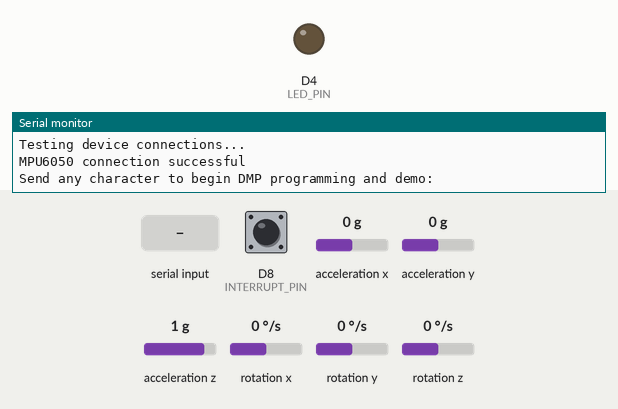
Bench run of a sketch on a simulated ESP8266 (NodeMCU). Shown: output pins drawn as LEDs (lit = HIGH), the last lines printed to the serial monitor. The test bench sets the inputs (shaded band); at power-on: acceleration x 0 g, D8 (INTERRUPT_PIN) LOW, acceleration y 0 g, acceleration z 1 g, rotation x 0 °/s, rotation y 0 °/s, rotation z 0 °/s. The sensor or clock chip raises its interrupt line as the real part does.

Above: at 0.8 s.
0.9 s: "1\n" received over Serial
At 3.8 s:
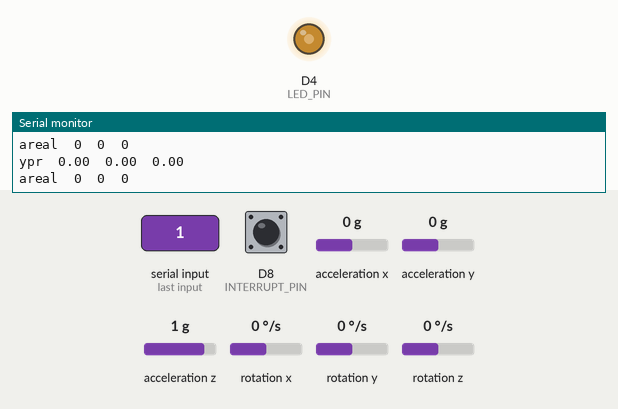
3.9 s: acceleration x set to -1.4 g
At 5.47 s:
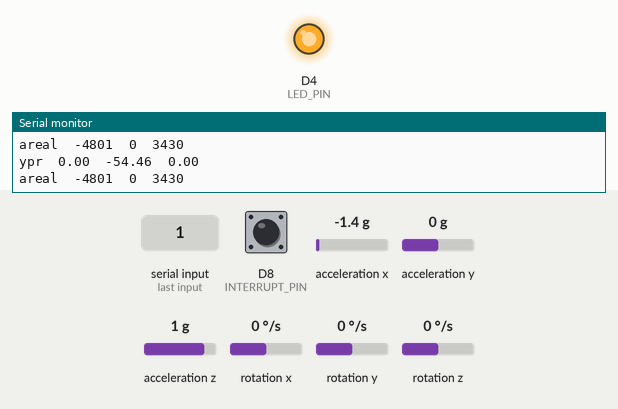
Timing chart, 0 to 12.9 s (numbered marks = the images above; inputs shaded):
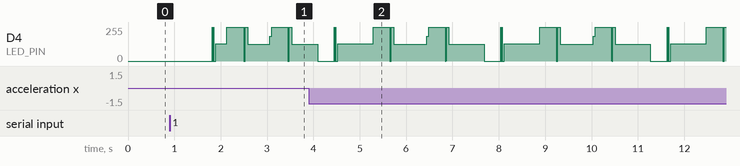

The sketch:

Accelerometer.ino
```cpp
#define I2CDEV_IMPLEMENTATION I2CDEV_ARDUINO_WIRE

#include "I2Cdev.h"

#include "MPU6050_6Axis_MotionApps20.h"

#if I2CDEV_IMPLEMENTATION == I2CDEV_ARDUINO_WIRE
    #include "Wire.h"
#endif

// class default I2C address is 0x68
// specific I2C addresses may be passed as a parameter here
// AD0 low = 0x68 (default for SparkFun breakout and InvenSense evaluation board)
// AD0 high = 0x69
MPU6050 mpu;
//MPU6050 mpu(0x69); // <-- use for AD0 high

/* =========================================================================
   NOTE: In addition to connection 3.3v, GND, SDA, and SCL, this sketch
   depends on the MPU-6050's INT pin being connected to the Arduino's
   external interrupt #0 pin. On the Arduino Uno and Mega 2560, this is
   digital I/O pin 2.
 * ========================================================================= */

// uncomment "OUTPUT_READABLE_QUATERNION" if you want to see the actual
// quaternion components in a [w, x, y, z] format (not best for parsing
// on a remote host such as Processing or something though)
//#define OUTPUT_READABLE_QUATERNION

// uncomment "OUTPUT_READABLE_EULER" if you want to see Euler angles
// (in degrees) calculated from the quaternions coming from the FIFO.
// Note that Euler angles suffer from gimbal lock (for more info, see
// http://en.wikipedia.org/wiki/Gimbal_lock)
//#define OUTPUT_READABLE_EULER

// uncomment "OUTPUT_READABLE_YAWPITCHROLL" if you want to see the yaw/
// pitch/roll angles (in degrees) calculated from the quaternions coming
// from the FIFO. Note this also requires gravity vector calculations.
// Also note that yaw/pitch/roll angles suffer from gimbal lock (for
// more info, see: http://en.wikipedia.org/wiki/Gimbal_lock)
#define OUTPUT_READABLE_YAWPITCHROLL

// uncomment "OUTPUT_READABLE_REALACCEL" if you want to see acceleration
// components with gravity removed. This acceleration reference frame is
// not compensated for orientation, so +X is always +X according to the
// sensor, just without the effects of gravity. If you want acceleration
// compensated for orientation, us OUTPUT_READABLE_WORLDACCEL instead.
#define OUTPUT_READABLE_REALACCEL

// uncomment "OUTPUT_READABLE_WORLDACCEL" if you want to see acceleration
// components with gravity removed and adjusted for the world frame of
// reference (yaw is relative to initial orientation, since no magnetometer
// is present in this case). Could be quite handy in some cases.
//#define OUTPUT_READABLE_WORLDACCEL

// uncomment "OUTPUT_TEAPOT" if you want output that matches the
// format used for the InvenSense teapot demo
//#define OUTPUT_TEAPOT


#define INTERRUPT_PIN D8  // use pin 2 on Arduino Uno & most boards
#define LED_PIN  BUILTIN_LED // (Arduino is 13, Teensy is 11, Teensy++ is 6)
bool blinkState = false;

// MPU control/status vars
bool dmpReady = false;  // set true if DMP init was successful
uint8_t mpuIntStatus;   // holds actual interrupt status byte from MPU
uint8_t devStatus;      // return status after each device operation (0 = success, !0 = error)
uint16_t packetSize;    // expected DMP packet size (default is 42 bytes)
uint16_t fifoCount;     // count of all bytes currently in FIFO
uint8_t fifoBuffer[64]; // FIFO storage buffer

// orientation/motion vars
Quaternion q;           // [w, x, y, z]         quaternion container
VectorInt16 aa;         // [x, y, z]            accel sensor measurements
VectorInt16 aaReal;     // [x, y, z]            gravity-free accel sensor measurements
VectorInt16 aaWorld;    // [x, y, z]            world-frame accel sensor measurements
VectorFloat gravity;    // [x, y, z]            gravity vector
float euler[3];         // [psi, theta, phi]    Euler angle container
float ypr[3];           // [yaw, pitch, roll]   yaw/pitch/roll container and gravity vector

// packet structure for InvenSense teapot demo
uint8_t teapotPacket[14] = { '$', 0x02, 0,0, 0,0, 0,0, 0,0, 0x00, 0x00, '\r', '\n' };


// ================================================================
// ===               INTERRUPT DETECTION ROUTINE                ===
// ================================================================

volatile bool mpuInterrupt = false;     // indicates whether MPU interrupt pin has gone high
void dmpDataReady() {
    mpuInterrupt = true;
}


// ================================================================
// ===                      INITIAL SETUP                       ===
// ================================================================

void setup() {
    // join I2C bus (I2Cdev library doesn't do this automatically)
    #if I2CDEV_IMPLEMENTATION == I2CDEV_ARDUINO_WIRE
        Wire.begin(D6,D7);
        Wire.setClock(400000); // 400kHz I2C clock. Comment this line if having compilation difficulties
    #elif I2CDEV_IMPLEMENTATION == I2CDEV_BUILTIN_FASTWIRE
        Fastwire::setup(400, true);
    #endif

    // initialize serial communication
    // (115200 chosen because it is required for Teapot Demo output, but it's
    // really up to you depending on your project)
    Serial.begin(115200);
    while (!Serial); // wait for Leonardo enumeration, others continue immediately

    // NOTE: 8MHz or slower host processors, like the Teensy @ 3.3v or Ardunio
    // Pro Mini running at 3.3v, cannot handle this baud rate reliably due to
    // the baud timing being too misaligned with processor ticks. You must use
    // 38400 or slower in these cases, or use some kind of external separate
    // crystal solution for the UART timer.

    // initialize device
    Serial.println(F("Initializing I2C devices..."));
    mpu.initialize();
    pinMode(INTERRUPT_PIN, INPUT);

    // verify connection
    Serial.println(F("Testing device connections..."));
    Serial.println(mpu.testConnection() ? F("MPU6050 connection successful") : F("MPU6050 connection failed"));

    // wait for ready
    Serial.println(F("\nSend any character to begin DMP programming and demo: "));
    while (Serial.available() && Serial.read()); // empty buffer
    while (!Serial.available());                 // wait for data
    while (Serial.available() && Serial.read()); // empty buffer again

    // load and configure the DMP
    Serial.println(F("Initializing DMP..."));
    devStatus = mpu.dmpInitialize();

    // supply your own gyro offsets here, scaled for min sensitivity
    mpu.setXGyroOffset(220);
    mpu.setYGyroOffset(76);
    mpu.setZGyroOffset(-85);
    mpu.setZAccelOffset(1788); // 1688 factory default for my test chip

    // make sure it worked (returns 0 if so)
    if (devStatus == 0) {
        // turn on the DMP, now that it's ready
        Serial.println(F("Enabling DMP..."));
        mpu.setDMPEnabled(true);

        // enable Arduino interrupt detection
        Serial.println(F("Enabling interrupt detection (Arduino external interrupt 0)..."));
        attachInterrupt(digitalPinToInterrupt(INTERRUPT_PIN), dmpDataReady, RISING);
        mpuIntStatus = mpu.getIntStatus();

        // set our DMP Ready flag so the main loop() function knows it's okay to use it
        Serial.println(F("DMP ready! Waiting for first interrupt..."));
        dmpReady = true;

        // get expected DMP packet size for later comparison
        packetSize = mpu.dmpGetFIFOPacketSize();
    } else {
        // ERROR!
        // 1 = initial memory load failed
        // 2 = DMP configuration updates failed
        // (if it's going to break, usually the code will be 1)
        Serial.print(F("DMP Initialization failed (code "));
        Serial.print(devStatus);
        Serial.println(F(")"));
    }

    // configure LED for output
    pinMode(LED_PIN, OUTPUT);
}


int ox , oy, oz;
// ================================================================
// ===                    MAIN PROGRAM LOOP                     ===
// ================================================================

void loop() {
    // if programming failed, don't try to do anything
    if (!dmpReady) return;

    // wait for MPU interrupt or extra packet(s) available
    while (!mpuInterrupt && fifoCount < packetSize) {
        // other program behavior stuff here
        // .
        // .
        // .
        // if you are really paranoid you can frequently test in between other
        // stuff to see if mpuInterrupt is true, and if so, "break;" from the
        // while() loop to immediately process the MPU data
        // .
        // .
        // .
    }

    // reset interrupt flag and get INT_STATUS byte
    mpuInterrupt = false;
    mpuIntStatus = mpu.getIntStatus();

    // get current FIFO count
    fifoCount = mpu.getFIFOCount();

    // check for overflow (this should never happen unless our code is too inefficient)
    if ((mpuIntStatus & 0x10) || fifoCount == 1024) {
        // reset so we can continue cleanly
        mpu.resetFIFO();
        Serial.println(F("FIFO overflow!"));

    // otherwise, check for DMP data ready interrupt (this should happen frequently)
    } else if (mpuIntStatus & 0x02) {
        // wait for correct available data length, should be a VERY short wait
        while (fifoCount < packetSize) fifoCount = mpu.getFIFOCount();

        // read a packet from FIFO
        mpu.getFIFOBytes(fifoBuffer, packetSize);

        // track FIFO count here in case there is > 1 packet available
        // (this lets us immediately read more without waiting for an interrupt)
        fifoCount -= packetSize;

        #ifdef OUTPUT_READABLE_QUATERNION
            // display quaternion values in easy matrix form: w x y z
            mpu.dmpGetQuaternion(&q, fifoBuffer);
            Serial.print("quat\t");
            Serial.print(q.w);
            Serial.print("\t");
            Serial.print(q.x);
            Serial.print("\t");
            Serial.print(q.y);
            Serial.print("\t");
            Serial.println(q.z);
        #endif

        #ifdef OUTPUT_READABLE_EULER
            // display Euler angles in degrees
            mpu.dmpGetQuaternion(&q, fifoBuffer);
            mpu.dmpGetEuler(euler, &q);
            Serial.print("euler\t");
            Serial.print(euler[0] * 180/M_PI);
            Serial.print("\t");
            Serial.print(euler[1] * 180/M_PI);
            Serial.print("\t");
            Serial.println(euler[2] * 180/M_PI);
        #endif

        #ifdef OUTPUT_READABLE_YAWPITCHROLL
            // display Euler angles in degrees
            mpu.dmpGetQuaternion(&q, fifoBuffer);
            mpu.dmpGetGravity(&gravity, &q);
            mpu.dmpGetYawPitchRoll(ypr, &q, &gravity);
            Serial.print("ypr\t");
            Serial.print(ypr[0] * 180/M_PI);
            Serial.print("\t");
            Serial.print(ypr[1] * 180/M_PI);
            Serial.print("\t");
            Serial.println(ypr[2] * 180/M_PI);
        #endif

        #ifdef OUTPUT_READABLE_REALACCEL
            // display real acceleration, adjusted to remove gravity
            mpu.dmpGetQuaternion(&q, fifoBuffer);
            mpu.dmpGetAccel(&aa, fifoBuffer);
            mpu.dmpGetGravity(&gravity, &q);
            mpu.dmpGetLinearAccel(&aaReal, &aa, &gravity);


            if (abs(aaReal.x - ox) > 14 ||
                abs(aaReal.y - oy) > 14 ||
                abs(aaReal.z - oz) > 14) {
                  Serial.println(millis());
            }
            ox = aaReal.x;
            oy = aaReal.y;
            oz = aaReal.z;


            Serial.print("areal\t");
            Serial.print(aaReal.x);
            Serial.print("\t");
            Serial.print(aaReal.y);
            Serial.print("\t");
            Serial.println(aaReal.z);
        #endif

        #ifdef OUTPUT_READABLE_WORLDACCEL
            // display initial world-frame acceleration, adjusted to remove gravity
            // and rotated based on known orientation from quaternion
            mpu.dmpGetQuaternion(&q, fifoBuffer);
            mpu.dmpGetAccel(&aa, fifoBuffer);
            mpu.dmpGetGravity(&gravity, &q);
            mpu.dmpGetLinearAccel(&aaReal, &aa, &gravity);
            mpu.dmpGetLinearAccelInWorld(&aaWorld, &aaReal, &q);
            Serial.print("aworld\t");
            Serial.print(aaWorld.x);
            Serial.print("\t");
            Serial.print(aaWorld.y);
            Serial.print("\t");
            Serial.println(aaWorld.z);
        #endif

        #ifdef OUTPUT_TEAPOT
            // display quaternion values in InvenSense Teapot demo format:
            teapotPacket[2] = fifoBuffer[0];
            teapotPacket[3] = fifoBuffer[1];
            teapotPacket[4] = fifoBuffer[4];
            teapotPacket[5] = fifoBuffer[5];
            teapotPacket[6] = fifoBuffer[8];
            teapotPacket[7] = fifoBuffer[9];
            teapotPacket[8] = fifoBuffer[12];
            teapotPacket[9] = fifoBuffer[13];
            Serial.write(teapotPacket, 14);
            teapotPacket[11]++; // packetCount, loops at 0xFF on purpose
        #endif

        // blink LED to indicate activity
        blinkState = !blinkState;
        digitalWrite(LED_PIN, blinkState);
    }
}
```
